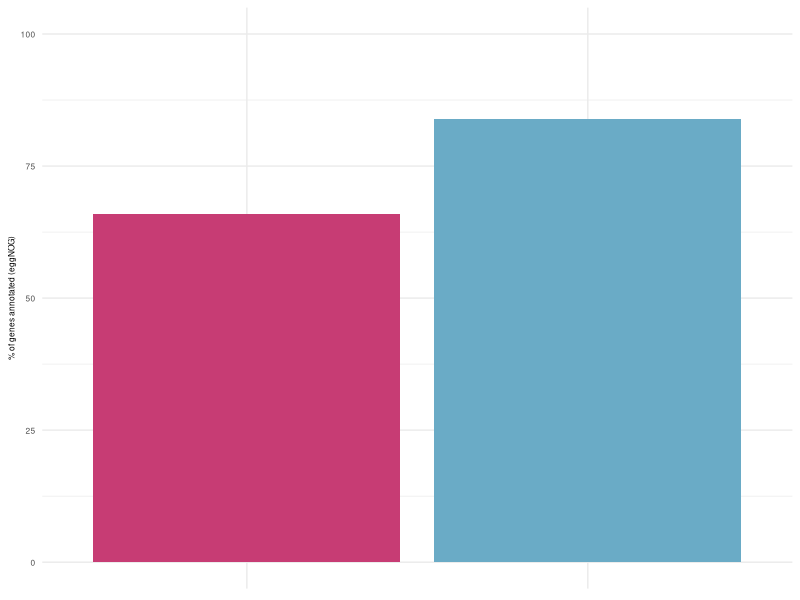

Generate this figure with R:
# This script plots the proportion of genes annotated in the RMD and OMD

# Libraries -----

library(tidyverse)

# Resources -----

bar_colors = c(
  "RMD" = "#C73C74",
  "OMD" = "#6AABC6"
)

# Load data -----

# We can get the numbers from:
# RMD annotated: https://sunagawalab.ethz.ch/share/microbiomics/reef/suppl_data/RMDv1-gene-catalog-annotations-eggnogv2.1.7-5.0.2.tsv.gz
# RMD total: https://sunagawalab.ethz.ch/share/microbiomics/reef/suppl_data/RMDv1-gene-catalog-membership.tsv.gz
# OMD annotated: https://sunagawalab.ethz.ch/share/microbiomics/reef/suppl_data/OMDv1-gene-catalog-annotations-eggnogv2.1.7-5.0.2.tsv.gz
# OMD total: https://sunagawalab.ethz.ch/share/microbiomics/ocean/suppl_data/gene-catalog-membership.tsv.gz

eggnog = tribble(~proportion, ~dataset,
                0.66, "RMD", # 10,806,377 / 16,293,006
                0.84, "OMD") %>% # 14,948,783 / 17,732,801
  mutate(dataset = factor(dataset, levels = dataset))

# Plot figure -----

eggnog %>%
  ggplot() +
  geom_col(aes(x = dataset, y = proportion*100, fill = dataset)) +
  scale_fill_manual(values = bar_colors) +
  ylab("% of genes annotated (eggNOG)") +
  ylim(0,100) +
  theme_minimal() +
  theme(axis.text = element_text(size = 6),
        axis.title = element_text(size = 6),
        axis.text.x = element_blank(),
        axis.title.x = element_blank(),
        legend.position = "none")